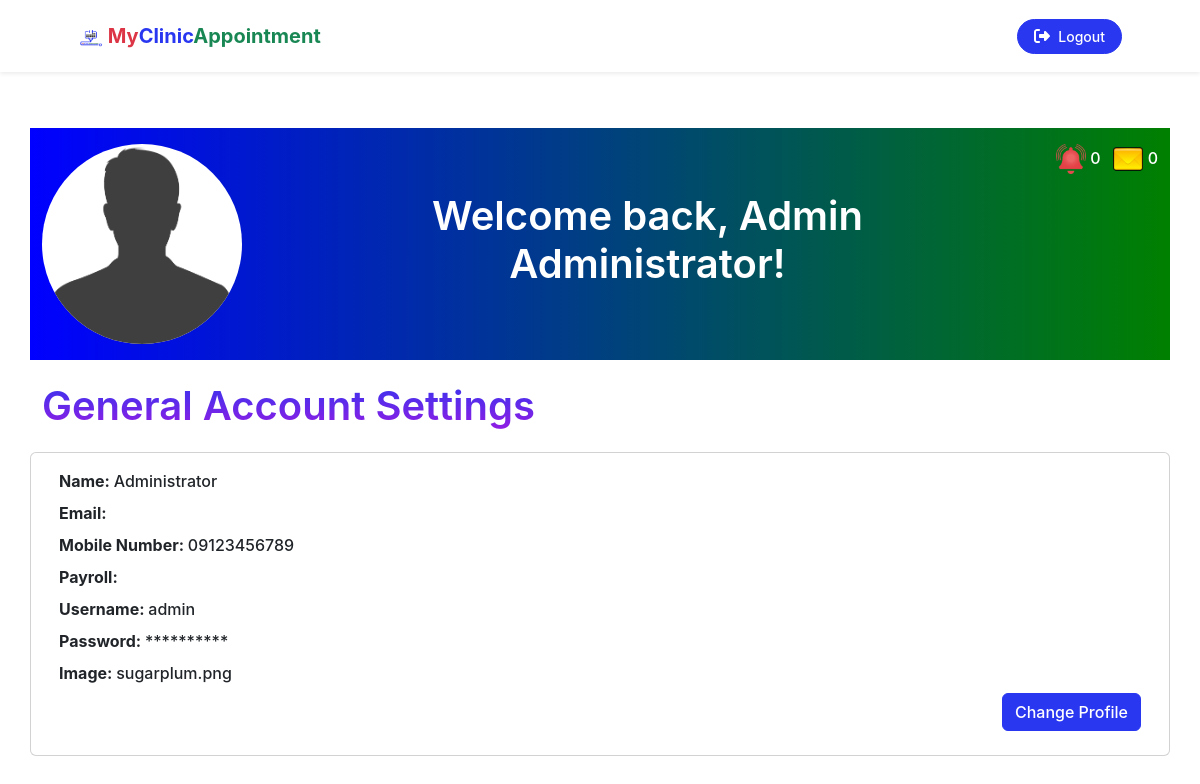
The app's page / (signed in) with its own data.
### tables this page shows
CREATE TABLE `tbl_myclinicappointment_useraccounts` (
  `id` int(11) NOT NULL,
  `name` varchar(255) NOT NULL,
  `username` varchar(255) NOT NULL,
  `password` varchar(255) NOT NULL,
  `image` varchar(255) NOT NULL,
  `user_type` varchar(255) NOT NULL
);

### index.php (called while the page is built, shortened)
<?php
require_once "./application/controllers/controller.php";
require_once "./application/views/pages/index_view.php";

### application/controllers/controller.php (called while the page is built, shortened)
<?php
if ($_SERVER['REQUEST_METHOD'] == 'POST') {
    require_once "../models/model.php";
} else {
    require_once "./application/models/model.php";
}
class controller
{
    function __construct()
    {
        $this->model = new model();
    }
    function get_administrators_data_by_id($id)
    {
        $administrators = $this->model->mod_get_administrators_data_by_id($id);
        return $administrators;
    }
}
$controller = new controller();

### application/models/model.php (called while the page is built, shortened)
<?php
class model
{
    function __construct()
    {
        $servername = "localhost";
        $username = "root";
        $password = "";
        $database = "all_system_database";
        $mysqli = new mysqli($servername, $username, $password, $database);
        $this->mysqli = $mysqli;
    }
    function mod_get_administrators_data_by_id($id)
    {
        $query = "SELECT * FROM `tbl_myclinicappointment_useraccounts` WHERE `id` = '" . $id . "'";
        $query_result = $this->mysqli->query($query);
        if ($query_result) {
            $results = array();
            while ($row = $query_result->fetch_assoc()) {
                $results[] = (object) $row;
            }
            return $results;
        } else {
            return null;
        }
    }
}

### application/views/pages/home_admin_view.php (the view, shortened to what this page needs)
<?php
$admins = $controller->get_administrators_data_by_id($_SESSION["id"]);
?>
<section id="our_team" class="mt-5">
    <div class="container">
        <div class="row">
            <div class="col-md-12 py-3" style="background-image: linear-gradient(to right, blue, green);">
                <div class="row">
                    <div class="col-md-3">
                        <img src="./assets/img/default_image_user.png" alt="Admin Image" class="rounded-circle bg-white" style="width: 200px ; height: 200px;">
                    </div>
                    <div class="col-md-7 d-flex align-items-center">
                        <h1 class="text-white text-center">Welcome back, Admin <?= $admins[0]->name ?>!</h1>
                    </div>
                    <div class="col-md-2">
                        <div class="float-end">
                            <img src="./assets/notifbell.png" alt="Notification Bell Icon" width="30">
                            <span id="notification-count" style="color:White;">0</span>
                            <img src="./assets/email.png" alt="message Icon" width="30">
                            <span id="message-count" style="color:White;">0</span>
                        </div>
                    </div>
                </div>
            </div>
        </div>
        <div class="row py-3">
            <div class="col-md-12">
                <h1 class="modal-title font-alt text-gradient">General Account Settings</h1>
            </div>
        </div>
        <div class="row">
            <div class="card">
                <div class="card-body">
                    <div class="row">
                        <div class="col-md-12 mb-2">
                            <strong>Name: </strong><span><?= $admins[0]->name ?></span>
                        </div>
                        <div class="col-md-12 mb-2">
                            <strong>Email: </strong><span></span>
                        </div>
                        <div class="col-md-12 mb-2">
                            <strong>Mobile Number: </strong><span>09123456789</span>
                        </div>
                        <div class="col-md-12 mb-2">
                            <strong>Payroll: </strong><span></span>
                        </div>
                        <div class="col-md-12 mb-2">
                            <strong>Username: </strong><span><?= $admins[0]->username ?></span>
                        </div>
                        <div class="col-md-12 mb-2">
                            <strong>Password: </strong><span>**********</span>
                        </div>
                        <div class="col-md-12 mb-2">
                            <strong>Image: </strong><span><?= $admins[0]->image ?></span>
                        </div>
                        <div class="col-md-12 mb-2">
                            <button type="button" class="btn btn-primary float-end">Change Profile</button>
                        </div>
                    </div>
                </div>
            </div>
        </div>
    </div>
</section>

### records on screen
tbl_myclinicappointment_useraccounts: name "Administrator", username "admin", image "sugarplum.png"
